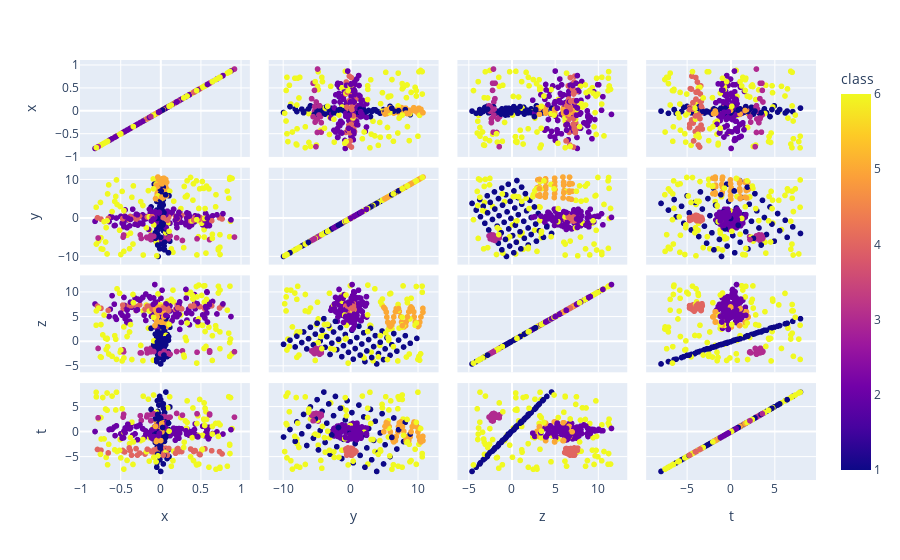

The notebook cell saved with this chart:
### Code cell
fig = px.scatter_matrix(df, dimensions=['x', 'y', 'z', 't'], color='class')
fig.show()

### Figure 1 — Plotly figure (JSON) as saved in the notebook; plotly's stock layout.template omitted (floating-point values rounded to 4 significant figures; data arrays with more than 128 entries replaced by an {"elided": "..."} marker saying what was removed)
{"data": [{"dimensions": [{"axis": {"matches": true}, "label": "x", "values": {"elided": "360 float values"}}, {"axis": {"matches": true}, "label": "y", "values": {"elided": "360 float values"}}, {"axis": {"matches": true}, "label": "z", "values": {"elided": "360 float values"}}, {"axis": {"matches": true}, "label": "t", "values": {"elided": "360 float values"}}], "hovertemplate": "%{xaxis.title.text}=%{x}<br>%{yaxis.title.text}=%{y}<br>class=%{marker.color}<extra></extra>", "legendgroup": "", "marker": {"color": {"elided": "360 int values"}, "coloraxis": "coloraxis", "symbol": "circle"}, "name": "", "showlegend": false, "type": "splom"}], "layout": {"coloraxis": {"colorbar": {"title": {"text": "class"}}, "colorscale": [[0, "#0d0887"], [0.1111, "#46039f"], [0.2222, "#7201a8"], [0.3333, "#9c179e"], [0.4444, "#bd3786"], [0.5556, "#d8576b"], [0.6667, "#ed7953"], [0.7778, "#fb9f3a"], [0.8889, "#fdca26"], [1, "#f0f921"]]}, "dragmode": "select", "legend": {"tracegroupgap": 0}, "margin": {"t": 60}}}
